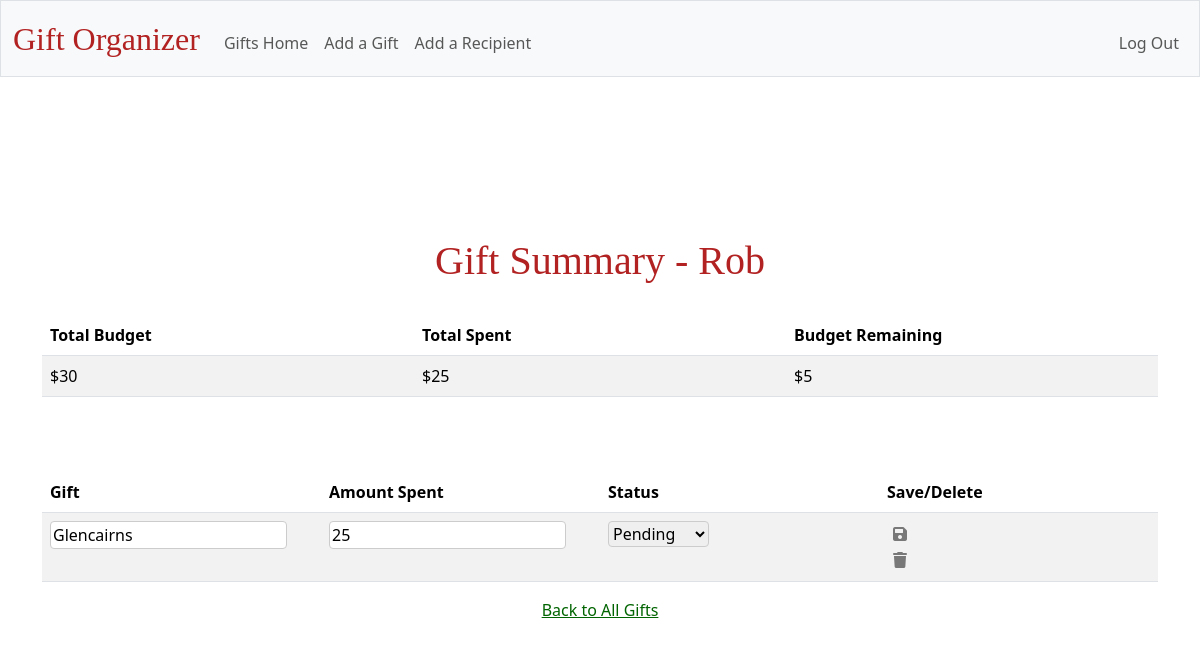
Screenshot of /recipient_summary/12 (signed in) with the database file from the repository.
### tables this page shows
CREATE TABLE "recipients" (
    id INTEGER PRIMARY KEY AUTOINCREMENT,
    name TEXT NOT NULL,
    budget NUMERIC,
    user_id INTEGER NOT NULL,
    FOREIGN KEY (user_id) REFERENCES users (id)
);

CREATE TABLE gifts (
    id INTEGER PRIMARY KEY AUTOINCREMENT,
    recipient_id INTEGER NOT NULL,
    gift_name TEXT NOT NULL,
    amount_spent NUMERIC,
    status TEXT,
    user_id INTEGER NOT NULL,
    FOREIGN KEY (recipient_id) REFERENCES recipients (id)
);

### app.py (the view)
@app.route("/recipient_summary/<int:recipient_id>", methods=['GET', 'POST'])
def recipient_summary(recipient_id):
    user_id = session["user_id"]  # Ensure the user_id is obtained correctly
    query_recipient = """
    SELECT
        id, name, budget
    FROM
        recipients
    WHERE
        id = ? AND user_id = ?;
    """
    recipient = db.execute(query_recipient, recipient_id, user_id)
    if not recipient:
        return "Recipient not found", 404
    print("Recipient found:", recipient)
    recipient = recipient[0]  # This is a dictionary
    recipient_name = recipient["name"]
    overall_budget = recipient["budget"]
    recipient_id = recipient["id"]
    query_gifts = """
    SELECT
        id, gift_name, amount_spent, status
    FROM
        gifts
    WHERE
        recipient_id = ? AND user_id = ?;
    """
    gifts = db.execute(query_gifts, recipient_id, user_id)
    total_spent = sum(gift['amount_spent'] for gift in gifts)
    remaining_budget = overall_budget - total_spent
    if request.method == "POST":
        print("POST request received - flashing message")
        flash("Changes saved!", "primary")
        return redirect(url_for("recipient_summary", recipient_id=recipient_id))
    return render_template(
        "recipient_summary.html",
        recipient_name=recipient_name,
        gifts=gifts,
        total_spent=total_spent,
        remaining_budget=remaining_budget,
        budget=overall_budget,
    )

### templates/recipient_summary.html (shortened to what this page needs)
{% extends "layout.html" %}
{% block main %}
<main class="container py-5 text-center"></main>
<h1 class="main-header">Gift Summary - {{ recipient_name }}</h1>
<table class="table table-striped" style="margin-bottom: 75px;">
    <thead>
        <tr>
            <th class="text-start">Total Budget</th>
            <th class="text-start">Total Spent</th>
            <th class="text-start">Budget Remaining</th>
        </tr>
    </thead>
    <tbody>
        <tr>
            <td class="text-start">${{ budget }}</td>
            <td class="text-start">${{ total_spent }}</td>
            <td class="text-start">${{ remaining_budget }}</td>
        </tr>
    </tbody>
</table>
<table class="table table-striped">
    <thead>
        <tr>
            <th class="text-start">Gift</th>
            <th class="text-start">Amount Spent</th>
            <th class="text-start">Status</th>
            <th class="text-start">Save/Delete</th>
        </tr>
    </thead>
    <tbody>
        {% for gift in gifts %}
        <tr id="gift-row-{{ gift.id }}">
                <td style="text-align: left;">
                    <input type="text" name="gift_name" class="gift_name" value="{{ gift.gift_name }}" data-gift-id="{{ gift.id }}"
                    />
                </td>
                <td style="text-align: left;">
                    <input type="number" name="amount_spent class="amount_spent" value="{{ gift.amount_spent }}" data-gift-id="{{ gift.id }}"
                    />
                </td>
                <td style="text-align: left;">
                    <select name="status" class="status" data-gift-id="{{ gift.id }}">
                        <option value="Pending" {% if gift.status == "Pending" %}selected{% endif %}>Pending</option>
                    </select>
                </td>
            <td style="text-align: left;">
                <button type="button" class="action-button" onclick="saveChanges({{ gift.id }})"><i class="fas fa-save"></i></button>
                    <form action="/delete_gift" method="POST" onsubmit="return confirm('Are you sure you want to delete this gift?');">
                        <button type="submit" class="action-button">
                            <i class="fas fa-trash"></i>
                        </button>
                    </form>
            </td>
        </tr>
        {% endfor %}
    </tbody>
</table>
<a href="/">Back to All Gifts</a>
{% endblock %}

### static/styles.css (style rules this page uses)
.action-button { outline: none; border: none; background: none; color: "#7a7a7a"; }
.action-button i { filter: grayscale(100%); transition: filter 0.2s ease; opacity: 0.5; transition: opacity 0.2s ease; }
h1, h2, h4 { font-family: 'EB Garamond', serif; margin-bottom: 2px; color: #B22222; }
a { color: #006400; }
.main-header { font-size: 2.5em; margin-bottom: 30px; }
table { width: 60%; margin: 0 auto; table-layout: fixed; border-spacing: 10px; }
input, select { box-sizing: border-box; border: 1px solid #ccc; border-radius: 4px; }

### rows the page displays
recipients: name "Rob"
gifts: gift_name "Glencairns", amount_spent "25", status "Pending"

### other values shown
{{ budget }} "30"
{{ total_spent }} "25"
{{ remaining_budget }} "5"
